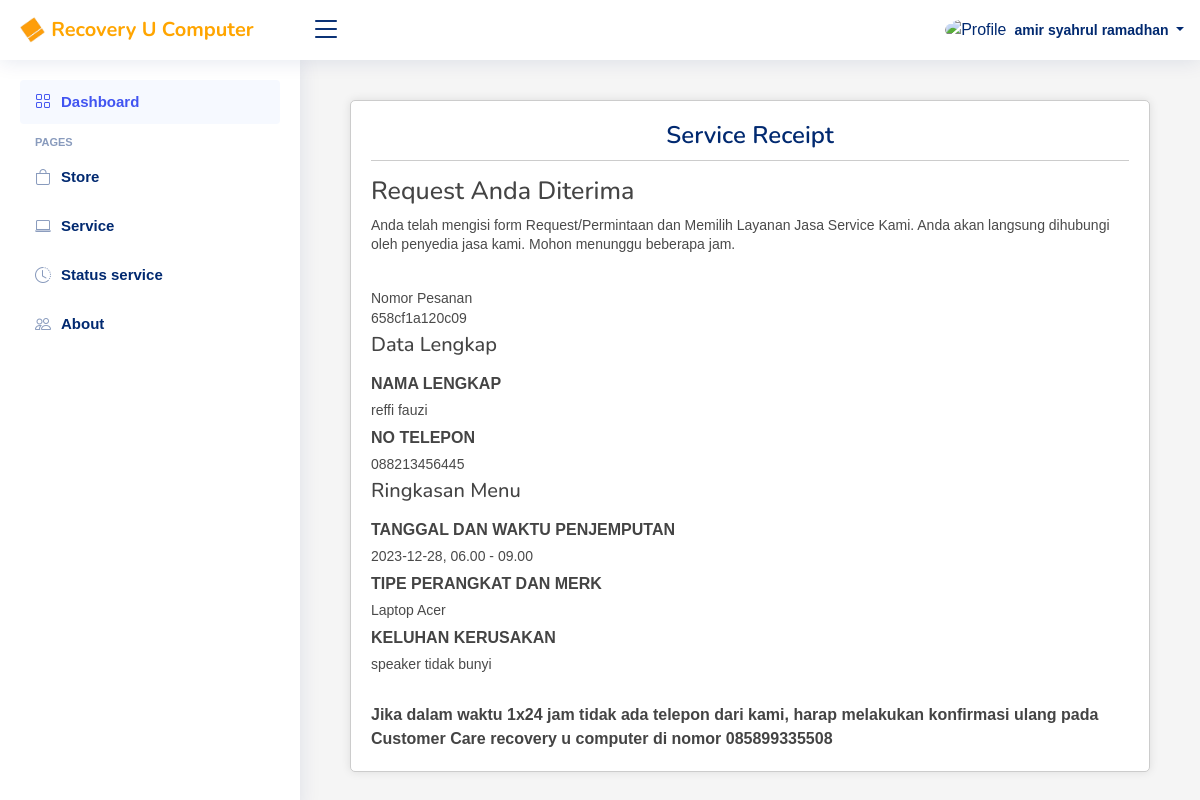
Screenshot of /user/content/status/struk.php?id=180 (signed in) with the database file from the repository.
### tables this page shows
CREATE TABLE `service_requests` (
  `id_pesan` int(50) NOT NULL,
  `merk` varchar(50) NOT NULL,
  `detail` text NOT NULL,
  `create_at` timestamp NOT NULL DEFAULT current_timestamp(),
  `token` varchar(100) DEFAULT NULL,
  `tanggal` date DEFAULT NULL,
  `jam` varchar(20) DEFAULT NULL,
  `nama_lengkap` varchar(100) DEFAULT NULL,
  `telepon` varchar(20) DEFAULT NULL,
  `status` varchar(20) NOT NULL DEFAULT 'pending',
  `price` int(200) NOT NULL
);

### user/content/status/struk.php (the view, shortened to what this page needs)
<!DOCTYPE html>
<html lang="en">
<head>
</head>
<body>
    <main id="main" class="main">
        <section class="section dashboard">
            <div class="struk-content">
                <?php
                $databaseHost = 'localhost';
                $databaseName = 'recoveryu_computer';
                $databaseUsername = 'root';
                $databasePassword = '';
                $conn = mysqli_connect($databaseHost, $databaseUsername, $databasePassword, $databaseName);
                if (isset($_GET['id'])) {
                    $id_pesan = mysqli_real_escape_string($conn, $_GET['id']);
                    $query = "SELECT merk, detail, token, jam, tanggal, telepon, nama_lengkap FROM service_requests WHERE id_pesan = '$id_pesan'";
                    $result = mysqli_query($conn, $query);
                    if ($result) {
                        if (mysqli_num_rows($result) > 0) {
                            $row = mysqli_fetch_assoc($result);
                            $merk = $row['merk'];
                            $detail = $row['detail'];
                            $nama_lengkap = $row['nama_lengkap'];
                            $jam = $row['jam'];
                            $tanggal = $row['tanggal'];
                            $telepon = $row['telepon'];
                            $token = $row['token'];
                            echo '<div class="pagetitle">
                    <h1 class="judul">Service Receipt</h1>
                        </div>';
                            echo '<h3>Request Anda Diterima</h3>';
                            echo '<p>Anda telah mengisi form Request/Permintaan dan Memilih Layanan Jasa Service Kami. Anda akan
                    langsung dihubungi oleh penyedia jasa kami. Mohon menunggu beberapa jam.
                </p> <br>';
                            echo '<p>Nomor Pesanan <br>' . $token . '</p>';
                            echo '<h1>Data Lengkap</h1>';
                            echo '<b>NAMA LENGKAP</b>';
                            echo '<p>' . $nama_lengkap . '</p>';
                            echo '<b>NO TELEPON</b>';
                            echo '<p>' . $telepon . '</p>';
                            echo '<h1>Ringkasan Menu</h1>';
                            echo '<b>TANGGAL DAN WAKTU PENJEMPUTAN</b>';
                            echo '<p>' . $tanggal . ', ' . $jam . '</p>';
                            echo '<b>TIPE PERANGKAT DAN MERK</b>';
                            echo '<p>Laptop '  . $merk . '</p>';
                            echo '<b>KELUHAN KERUSAKAN</b>';
                            echo '<p>' . $detail . '</p>';
                            echo '<br>
                    <b>Jika dalam waktu 1x24 jam tidak ada telepon dari kami, harap melakukan konfirmasi ulang pada
                        Customer Care recovery u computer di nomor 085899335508 </b>';
                        } else {
                            echo 'Informasi pesanan tidak ditemukan';
                        }
                    } else {
                        echo 'Terjadi kesalahan dalam mengambil data pesanan';
                    }
                } else {
                    echo 'ID Pesanan tidak valid';
                }
                ?>
            </div>
        </section>
    </main>
</body>
</html>

### assets/css/style.css (style rules this page uses)
:root { scroll-behavior: smooth; }
body { font-family: "Open Sans", sans-serif; background: #f6f9ff; color: #444444; }
h1, h2, h3, h4, h5, h6 { font-family: "Nunito", sans-serif; }
#main { margin-top: 60px; padding: 20px 30px; transition: all 0.3s; }
.pagetitle { margin-bottom: 10px; }
.pagetitle h1 { font-size: 24px; margin-bottom: 0; font-weight: 600; color: #012970; }
@media (min-width: 1200px) { #main, #footer { margin-left: 300px; } }
body { font-family: 'Poppins', sans-serif; overflow-x: hidden; text-rendering: optimizeLegibility; -webkit-font-smoothing: antialiased; -moz-osx-font-smoothing: grayscale; }
p { margin-bottom: 0px; font-size: 14px; font-weight: 300; color: #4a4a4a; line-height: 24px; }
h1, h2, h3, h4, h5, h6 { margin: 0px; }

### user/content/status/struk.php (style rules this page uses)
body { font-family: Arial, sans-serif; margin: 0; padding: 20px; display: flex; justify-content: center; align-items: center; min-height: 75vh; background-color: #f5f5f5; }
.struk-content { width: 100%; max-width: 800px; padding: 20px; border: 1px solid #ccc; border-radius: 5px; background-color: #fff; box-shadow: 0 0 10px rgba(0, 0, 0, 0.1); }
h1 { font-size: 20px; margin-bottom: 15px; }
h3 { font-size: 25px; margin-bottom: 10px; }
p { margin: 5px 0; line-height: 1.4; }
.pagetitle { border-bottom: 1px solid #ccc; padding-bottom: 10px; margin-bottom: 15px; text-align: center; }

### rows the page displays
service_requests: token "658cf1a120c09", nama_lengkap "reffi fauzi", telepon "088213456445", tanggal "2023-12-28", jam "06.00 - 09.00", merk "Acer", detail "speaker tidak bunyi"

### other values shown
$_SESSION['user_name'] "amir syahrul ramadhan"
